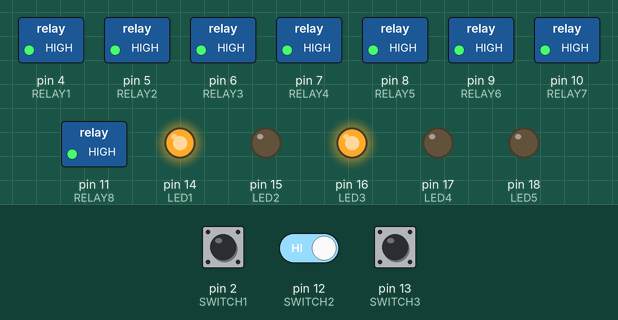
The sketch below on a simulated Arduino Uno, built with avr-gcc and run on an emulated ATmega328P. Shown: switched loads named in the sketch (green lamp = pin HIGH), output pins drawn as LEDs (lit = HIGH). Inputs (shaded band) come from the test bench; at power-on: pin 2 (SWITCH1) HIGH, pin 12 (SWITCH2) HIGH, pin 13 (SWITCH3) HIGH. What the sketch prints to the serial monitor is not drawn.

Above: at 1.2 s.
1.3 s: pin 2 (SWITCH1) pulled LOW for 0.15 s
At 2.2 s:
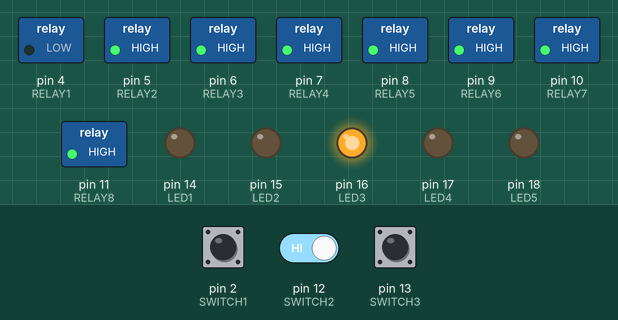
4.4 s: pin 2 (SWITCH1) pulled LOW for 3.2 s
At 10.5 s:
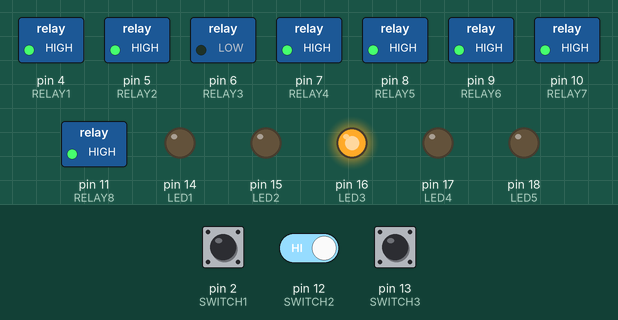
10.6 s: pin 2 (SWITCH1) driven LOW and pin 12 (SWITCH2) driven LOW
At 12.6 s:
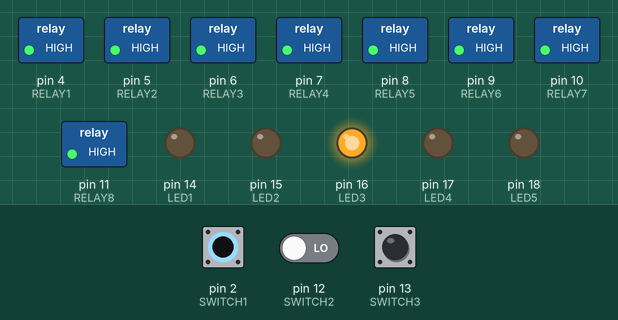
13.6 s: pin 2 (SWITCH1) driven HIGH
At 14.5 s:
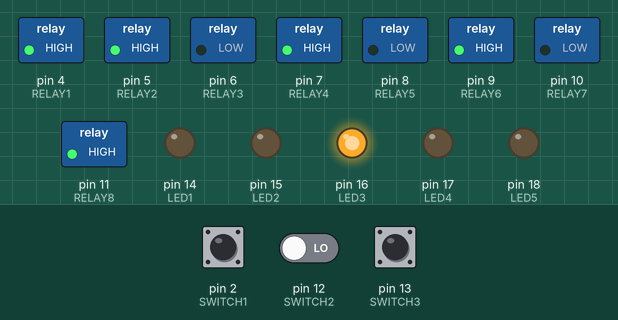
16.6 s: pin 13 (SWITCH3) pulled LOW for 3.2 s
At 19.1 s:
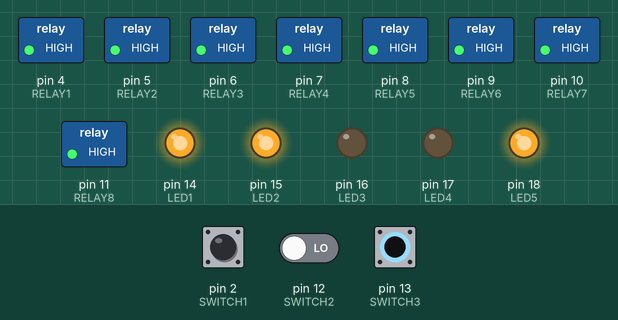
21.3 s: pin 2 (SWITCH1) driven LOW
At 22.1 s:
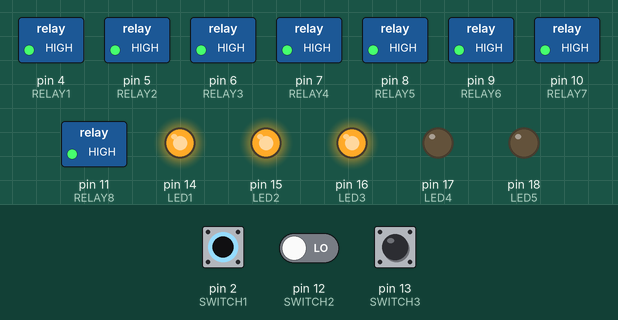
Timing chart, 0 to 38.6 s (numbered marks = the images above; inputs shaded):
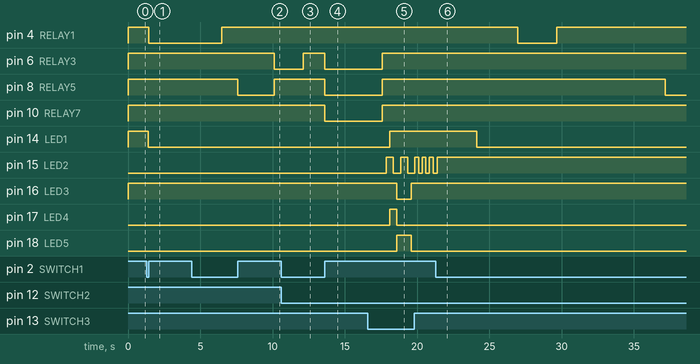

The sketch:

WashingMachine.ino
```cpp
/* Relay pins */
const int RELAY1 = 4; //Soap electro valve
const int RELAY2 = 5; //Softener electro valve
const int RELAY3 = 6; //Draining pump
const int RELAY4 = 7; //Empty
const int RELAY5 = 8; //Motor
const int RELAY6 = 9; //Motor
const int RELAY7 = 10; //Empty
const int RELAY8 = 11; //Empty
/* LED pins*/
const int LED1 = 14; //A0 - Awaiting configuration
const int LED2 = 15; //A1 - Half Load
const int LED3 = 16; //A2 - Wash with soap and rinse
const int LED4 = 17; //A3 - Wash with soap, wash with fabric softener and rinse
const int LED5 = 18; //A4 - Centrifugation
/* Switch pins */
const int SWITCH1 = 2; // Begin/Stop procedures
const int SWITCH2 = 12; //Change load mode
const int SWITCH3 = 13; //Change procedure
/* Variables */
int timeWaterLoadFullLoad = 5000;
int timeWaterLoadHalfLoad = timeWaterLoadFullLoad/2;

int washTime = 2500;

int timeDrainingFullLoad = 2000;
int timeDrainingHalfLoad = timeDrainingFullLoad/2;

int timeRinseFullLoad = 4000;
int timeRinseHalfLoad = timeRinseFullLoad/2;

int timeCentrifugation = 3000;
/* Logic */
int buttonDelay = 250;
bool halfLoad = false; //Full load by default
volatile int mode = 0;
volatile bool rest = true;
/* Board configuration */
void setup()
{
  Serial.begin(9600);
  pinMode(RELAY1, OUTPUT);
  pinMode(RELAY2, OUTPUT);
  pinMode(RELAY3, OUTPUT);
  pinMode(RELAY4, OUTPUT);
  pinMode(RELAY5, OUTPUT);
  pinMode(RELAY6, OUTPUT);
  pinMode(RELAY7, OUTPUT);
  pinMode(RELAY8, OUTPUT);
  pinMode(LED1, OUTPUT);
  pinMode(LED2, OUTPUT);
  pinMode(LED3, OUTPUT);
  pinMode(LED4, OUTPUT);
  pinMode(LED5, OUTPUT);
  pinMode(SWITCH1, INPUT_PULLUP);
  pinMode(SWITCH2, INPUT_PULLUP);
  pinMode(SWITCH3, INPUT_PULLUP);
  digitalWrite(RELAY1, HIGH);
  digitalWrite(RELAY2, HIGH);
  digitalWrite(RELAY3, HIGH);
  digitalWrite(RELAY4, HIGH);
  digitalWrite(RELAY5, HIGH);
  digitalWrite(RELAY6, HIGH);
  digitalWrite(RELAY7, HIGH);
  digitalWrite(RELAY8, HIGH);
  digitalWrite(LED3, HIGH);
  attachInterrupt(digitalPinToInterrupt(SWITCH1), changeProcedure, LOW);
  Serial.println("Ready");
}

void loop()
{
  if(rest == true){ turnOnStandbyLed(); }
  if(rest == false){
    turnOffStandbyLed();
    if(mode == 0 || mode == 1){ washWithSoap(); }
    if(mode == 1){ washWithSoftener(); }
    if(mode == 0 || mode == 1){ rinse(); }
    if(mode == 2){ centrifuge(); }
    rest = true;
    Serial.println("Done!");
  }
  if(digitalRead(SWITCH1) == LOW){ changeProcedure(); }
  if(digitalRead(SWITCH2) == LOW){ changeLoad(); }
  if(digitalRead(SWITCH3) == LOW){ changeMode(); }
}

//Operating methods
void turnOnStandbyLed(){
digitalWrite(LED1, HIGH);
}
void turnOffStandbyLed(){
    digitalWrite(LED1, LOW);
}
void changeProcedure(){
  delay(buttonDelay);
  rest = !rest;
}
void changeLoad(){
  delay(buttonDelay);
  if(halfLoad == true){
    halfLoad = false;
    digitalWrite(LED2, LOW);
    Serial.println("Half load OFF");
  }
  else if(halfLoad == false){
    halfLoad = true;
    digitalWrite(LED2, HIGH);
    Serial.println("Half load ON");
  }
}
void changeMode(){
  delay(buttonDelay);
  mode++;
  if(mode >= 4) { mode = 0; }
  switch(mode){
    case 0:
      Serial.println("Program : Wash with soap and rinse");
      digitalWrite(LED3, HIGH);
      digitalWrite(LED4, LOW);
      digitalWrite(LED5, LOW);
      break;
    case 1:
      Serial.println("Program : Wash with soap, wash with softener and rinse");
      digitalWrite(LED3, HIGH);
      digitalWrite(LED4, HIGH);
      digitalWrite(LED5, LOW);
      break;
    case 2:
      Serial.println("Program : Centrifuge");
      digitalWrite(LED3, LOW);
      digitalWrite(LED4, LOW);
      digitalWrite(LED5, HIGH);
      break;
  }
}
/* Procedures */
void loadWater(int valve){
  Serial.println("Loading water");
  if(valve == 1){ digitalWrite(RELAY1, LOW); }
  if(valve == 2){ digitalWrite(RELAY2, LOW); }
  if(valve == 3) {
    digitalWrite(RELAY1, LOW);
    digitalWrite(RELAY2, LOW);
  }
  if(halfLoad == true){ delay(timeWaterLoadHalfLoad); }
  if(halfLoad == false){ delay(timeWaterLoadFullLoad); }
  if(valve == 1){ digitalWrite(RELAY1, HIGH); }
  if(valve == 2){ digitalWrite(RELAY2, HIGH); }
  if(valve == 3) {
    digitalWrite(RELAY1, HIGH);
    digitalWrite(RELAY2, HIGH);
  }
  Serial.println("Water load completed");
}
void drain(){
  Serial.println("Draining");
  digitalWrite(RELAY3, LOW);
  if(halfLoad == true){ delay(timeDrainingHalfLoad); }
  if(halfLoad == false){ delay(timeDrainingFullLoad); }
  digitalWrite(RELAY3, HIGH);
  Serial.println("Draining completed");
}
void wash(){
  digitalWrite(RELAY5, LOW);
  delay(washTime);
  digitalWrite(RELAY5, HIGH);
}
void washWithSoap(){
  loadWater(1);
  Serial.println("Starting soap wash");
  wash();
  Serial.println("Soap wash completed");
  drain();
}
void washWithSoftener(){
  loadWater(2);
  Serial.println("Starting softener wash");
  wash();
  Serial.println("Softener wash completed");
  drain();
}
void rinse(){
  Serial.println("Rinsing");
  digitalWrite(RELAY7, LOW);
  digitalWrite(RELAY3, LOW);
  digitalWrite(RELAY5, LOW);
  if(halfLoad == true){ delay(timeRinseHalfLoad); }
  if(halfLoad == false){ delay(timeRinseFullLoad); }
  digitalWrite(RELAY7, HIGH);
  digitalWrite(RELAY3, HIGH);
  digitalWrite(RELAY5, HIGH);
  Serial.println("Rinsing completed");
}
void centrifuge(){
  Serial.println("Centrifuging");
  while(rest == false){
    digitalWrite(RELAY3, LOW);
    digitalWrite(RELAY5, LOW);
  }
  Serial.println("Stopping centrifugation");
  digitalWrite(RELAY3, HIGH);
  digitalWrite(RELAY5, HIGH);
}
```

Measured:
- after the input at 1.3 s, pin 4 (RELAY1): HIGH → LOW after 0.15 s; pin 14 (LED1): HIGH → LOW after 0.11 s
- after the input at 4.4 s, pin 6 (RELAY3): HIGH → LOW after 5.7 s instead of 4.6 s
- after the input at 10.6 s, pin 6 (RELAY3): LOW → HIGH after 1.5 s; pin 8 (RELAY5), pin 10 (RELAY7): stays HIGH (without the input it goes to LOW after 1.5 s)
- after the input at 13.6 s, pin 6 (RELAY3), pin 8 (RELAY5), pin 10 (RELAY7): HIGH → LOW at once
- after the input at 16.6 s, pin 14 (LED1): LOW → HIGH after 1.5 s instead of 1.3 s; pin 16 (LED3): HIGH → LOW after 2.0 s, → HIGH 1.0 s later; pin 17 (LED4): LOW → HIGH after 1.5 s, → LOW 0.50 s later; pin 18 (LED5): LOW → HIGH after 2.0 s, → LOW 1.0 s later
- after the input at 21.3 s, pin 4 (RELAY1): HIGH → LOW after 5.7 s, → HIGH 2.7 s later; pin 8 (RELAY5): HIGH → LOW after 15.9 s; pin 14 (LED1): HIGH → LOW after 2.8 s; pin 15 (LED2): goes on until 21.4 s, then stays HIGH
